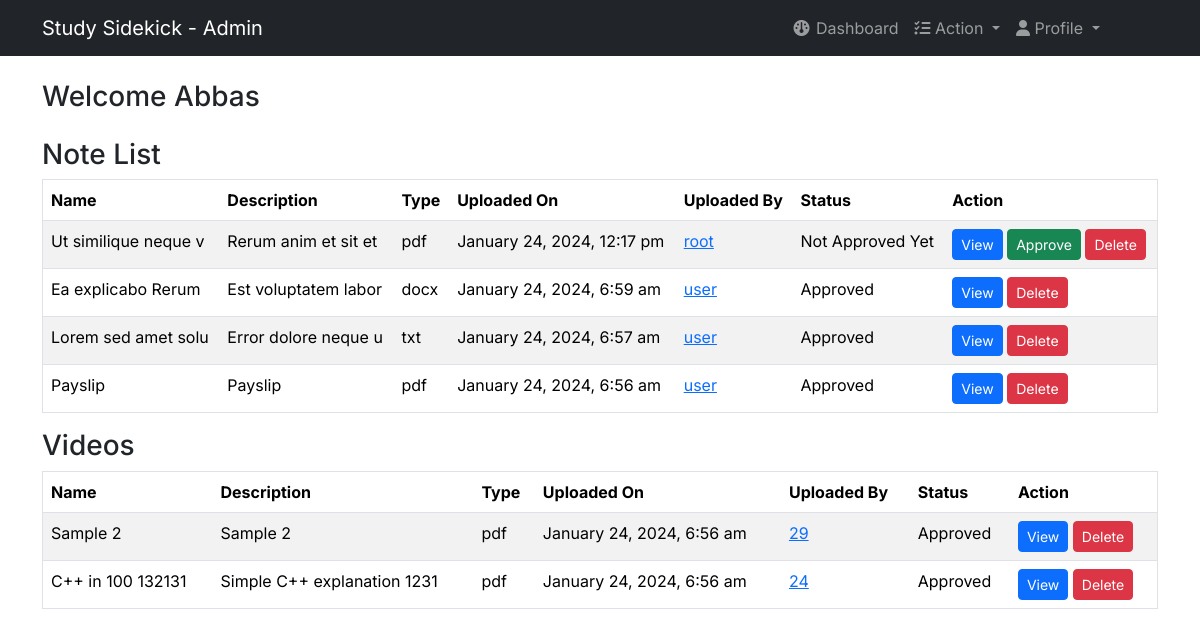
Page /dashboard/ (signed in) on the committed database.
### tables this page shows
CREATE TABLE IF NOT EXISTS `uploads` (
  `file_id` int NOT NULL AUTO_INCREMENT,
  `file_name` varchar(225) NOT NULL,
  `file_description` mediumtext NOT NULL,
  `file_type` varchar(225) NOT NULL,
  `file_uploader` varchar(225) NOT NULL,
  `file_uploaded_on` timestamp NOT NULL DEFAULT CURRENT_TIMESTAMP ON UPDATE CURRENT_TIMESTAMP,
  `file_uploaded_to` varchar(225) NOT NULL,
  `file` varchar(225) NOT NULL,
  `status` varchar(225) NOT NULL DEFAULT 'not approved yet',
  `file_content` longblob,
  `subject_id` int DEFAULT NULL,
  PRIMARY KEY (`file_id`),
  KEY `subject_id` (`subject_id`)
);

CREATE TABLE IF NOT EXISTS `videos` (
  `video_id` int NOT NULL AUTO_INCREMENT,
  `video_name` varchar(255) DEFAULT NULL,
  `video_description` varchar(255) DEFAULT NULL,
  `url` varchar(255) DEFAULT NULL,
  `status` varchar(255) DEFAULT 'not approved yet',
  `file_uploader` varchar(255) DEFAULT NULL,
  `subject_id` int NOT NULL,
  PRIMARY KEY (`video_id`),
  KEY `videos_subject_subject_id_fk` (`subject_id`),
  CONSTRAINT `videos_subject_subject_id_fk` FOREIGN KEY (`subject_id`) REFERENCES `subject` (`subject_id`)
);

### dashboard/admin_front_page.php (the view, shortened to what this page needs)
<?php
include('includes/connection.php');
?>
<div class="w-100 mt-4">
    <h3>Note List</h3>
    <form action="submit" method="post">
        <table class="table table-striped border">
            <thead>
                <tr class="text-capitalize">
                    <th>Name</th>
                    <th>Description</th>
                    <th>Type</th>
                    <th>Uploaded on</th>
                    <th>Uploaded by</th>
                    <th>Status</th>
                    <th colspan="2">Action</th>
                </tr>
            </thead>
            <tbody>
                <?php
                $query = "SELECT * FROM uploads ORDER BY file_uploaded_on DESC";
                $run_query = mysqli_query($conn, $query) or die(mysqli_error($conn));
                if (mysqli_num_rows($run_query) > 0) :
                    while ($row = mysqli_fetch_array($run_query)) :
                        $file_id = $row['file_id'];
                        $file_name = $row['file_name'];
                        $file_description = $row['file_description'];
                        $file_type = $row['file_type'];
                        $file_date = $row['file_uploaded_on'];
                        $file_uploader = $row['file_uploader'];
                        $file_status = $row['status'];
                        $file = $row['file'];
                ?>
                        <tr>
                            <td><?php echo $file_name; ?></td>
                            <td><?php echo $file_description; ?></td>
                            <td><?php echo $file_type; ?></td>
                            <td>
                                <?php echo date("F j, Y, g:i a", strtotime($file_date)); ?>
                            </td>
                            <td>
                                <a href='viewprofile.php?name=<?php echo $file_uploader; ?>' target='_blank'> <?php echo $file_uploader; ?> </a>
                            </td>
                            <td class="text-capitalize">
                                <?php echo $file_status; ?>
                            </td>
                            <td>
                                <a href='allfiles/<?php echo $file; ?>' target='_blank' class="btn btn-primary btn-sm">View</a>
                                <?php
                                if ($file_status !== 'approved') {
                                ?>
                                    <a class="btn btn-success btn-sm" onclick="return confirm('Are you sure you want to approve this note?')" href="?approve=<?php echo $file_id; ?>">Approve</a>
                                <?php
                                }
                                ?>
                                <a class="btn btn-danger btn-sm" role="button" onClick="return confirm('Are you sure you want to delete this post?')" href='?del=<?php echo $file_id; ?>'>
                                    Delete
                                </a>
                            </td>
                        </tr>
                <?php
                    endwhile;
                endif;
                ?>
            </tbody>
        </table>
    </form>
    <h3>Videos</h3>
    <form action="submit" method="post">
        <table class="table table-striped border">
            <thead>
                <tr class="text-capitalize">
                    <th>Name</th>
                    <th>Description</th>
                    <th>Type</th>
                    <th>Uploaded on</th>
                    <th>Uploaded by</th>
                    <th>Status</th>
                    <th colspan="2">Action</th>
                </tr>
            </thead>
            <tbody>
                <?php
                $query = "SELECT * FROM videos v
                INNER JOIN users u ON u.id = v.file_uploader
                INNER JOIN subject s ON s.subject_id = v.subject_id
                ORDER BY file_uploader DESC";
                $run_query = mysqli_query($conn, $query) or die(mysqli_error($conn));
                if (mysqli_num_rows($run_query) > 0) :
                    while ($row = mysqli_fetch_array($run_query)) :
                        $file_id = $row['video_id'];
                        $file_name = $row['video_name'];
                        $file_description = $row['video_description'];
                        $file_uploader = $row['file_uploader'];
                        $file_status = $row['status'];
                ?>
                        <tr>
                            <td><?php echo $file_name; ?></td>
                            <td><?php echo $file_description; ?></td>
                            <td><?php echo $file_type; ?></td>
                            <td>
                                <?php echo date("F j, Y, g:i a", strtotime($file_date)); ?>
                            </td>
                            <td>
                                <a href='viewprofile.php?name=<?php echo $file_uploader; ?>' target='_blank'> <?php echo $file_uploader; ?> </a>
                            </td>
                            <td class="text-capitalize">
                                <?php echo $file_status; ?>
                            </td>
                            <td>
                                <a href='allfiles/<?php echo $file; ?>' target='_blank' class="btn btn-primary btn-sm">View</a>
                                <a class="btn btn-danger btn-sm" role="button" onClick="return confirm('Are you sure you want to delete this post?')" href='?del=<?php echo $file_id; ?>'>
                                    Delete
                                </a>
                            </td>
                        </tr>
                <?php
                    endwhile;
                endif;
                ?>
            </tbody>
        </table>
    </form>
</div>

### dashboard/includes/adminheader.php (style rules this page uses)
* { font-family: 'Inter', sans-serif; }

### rows in the picture
uploads: file_name "Ut similique neque v", file_description "Rerum anim et sit et", file_type "pdf", file_uploaded_on "January 24, 2024, 12:17 pm", file_uploader "root", status "Not Approved Yet"
uploads: file_name "Ea explicabo Rerum", file_description "Est voluptatem labor", file_type "docx", file_uploaded_on "January 24, 2024, 6:59 am", file_uploader "user", status "Approved"
uploads: file_name "Lorem sed amet solu", file_description "Error dolore neque u", file_type "txt", file_uploaded_on "January 24, 2024, 6:57 am", file_uploader "user", status "Approved"
uploads: file_name "Payslip", file_description "Payslip", file_type "pdf", file_uploaded_on "January 24, 2024, 6:56 am", file_uploader "user", status "Approved"
videos: video_name "Sample 2", video_description "Sample 2", file_uploader "29", status "Approved"
videos: video_name "C++ in 100 132131", video_description "Simple C++ explanation 1231", file_uploader "24", status "Approved"

### other values in the picture
$_SESSION['name'] "Abbas"
